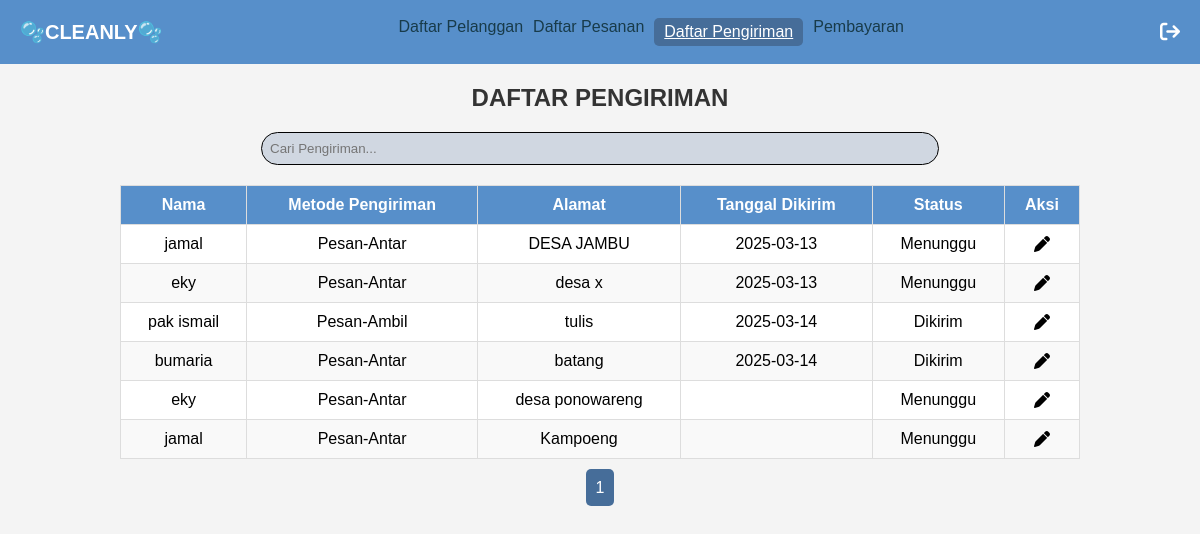
Page /dashboard-admin/daftarPengiriman.php on the committed database.
### tables this page shows
CREATE TABLE `daftar_pengiriman` (
  `id_pengiriman` int(11) NOT NULL,
  `id_user` int(11) DEFAULT NULL,
  `id_pesanan` int(11) DEFAULT NULL,
  `metode_pengiriman` enum('Pesan-Antar','Pesan-Ambil') NOT NULL,
  `alamat` text NOT NULL,
  `tanggal_pengiriman` date DEFAULT NULL,
  `status` enum('Menunggu','Kurir akan datang','Dikirim','Selesai','Dibatalkan') DEFAULT 'Menunggu'
);

CREATE TABLE `users` (
  `id_user` int(11) NOT NULL,
  `username` varchar(50) NOT NULL,
  `password` varchar(255) NOT NULL,
  `no_telp` varchar(15) NOT NULL,
  `role` enum('admin','user') NOT NULL
);

### dashboard-admin/daftarPengiriman.php (the view, shortened to what this page needs)
<?php
include_once('../koneksi.php');
$limit = 10;
$page = isset($_GET['page']) ? $_GET['page'] : 1;
$start = ($page - 1) * $limit;
$get_pengiriman = mysqli_query($koneksi, "SELECT daftar_pengiriman.id_pengiriman, users.username, daftar_pengiriman.metode_pengiriman, daftar_pengiriman.alamat, daftar_pengiriman.tanggal_pengiriman, daftar_pengiriman.status
FROM users
INNER JOIN daftar_pengiriman ON daftar_pengiriman.id_user = users.id_user
LIMIT $start, $limit");
$total_records = mysqli_num_rows(mysqli_query($koneksi, "SELECT * FROM daftar_pengiriman"));
$total_pages = ceil($total_records / $limit);
include 'header.php';
?>
<!DOCTYPE html>
<html lang="en">
<head>
</head>
<body>
    <h2>DAFTAR PENGIRIMAN</h2>
    <div class="search-bar">
        <input type="text" id="search" placeholder="Cari Pengiriman...">
    </div>
    <table>
        <thead>
            <tr>
                <th>Nama</th>
                <th>Metode Pengiriman</th>
                <th>Alamat</th>
                <th>Tanggal Dikirim</th>
                <th>Status</th>
                <th>Aksi</th>
            </tr>
        </thead>
        <tbody>
        <?php while($data = mysqli_fetch_array($get_pengiriman)) { ?>
            <tr data-id="<?php echo $data['id_pengiriman']; ?>">
                <td><?php echo $data['username'];?></td>
                <td><?php echo $data['metode_pengiriman'];?></td>
                <td><?php echo $data['alamat'];?></td>
                <td><?php echo $data['tanggal_pengiriman'];?></td>
                <td><?php echo $data['status'];?></td>
                <td>
                    <div class="updel">
                    <i class="fa-solid fa-pen edit-status" style="cursor: pointer;"></i>
                    </div>
                </td>
            </tr>
        <?php } ?>
        </tbody>
    </table>
    <div class="pagination">
    <?php for ($i = 1; $i <= $total_pages; $i++) { ?>
        <a href="?page=<?php echo $i; ?>" <?php echo ($page == $i) ? 'class="active"' : ''; ?>><?php echo $i; ?></a>
    <?php } ?>
</div>
</body>
</html>

### dashboard-admin/header.php (shortened to what this page needs)
<!DOCTYPE html>
<html lang="en">
<head>
    <link rel="stylesheet" href="../css/style.css?v=<?php echo time();?>">
    <link rel="stylesheet" href="https://cdnjs.cloudflare.com/ajax/libs/font-awesome/6.4.2/css/all.min.css">
</head>
<body>
<header>
    <h1>🫧CLEANLY🫧</h1>
    <nav>
        <a href="daftarPelanggan.php">Daftar Pelanggan</a>
        <a href="daftarPesanan.php">Daftar Pesanan</a>
        <a href="daftarPengiriman.php">Daftar Pengiriman</a>
        <a href="pembayaran.php">Pembayaran</a>
    </nav>
    <a href="../log-out/logout.php" class="logout-icon">
        <i class="fa-solid fa-arrow-right-from-bracket"></i>
    </a>
</header>
</body>
</html>

### css/style.css (style rules this page uses)
body { font-family: Arial, sans-serif; margin: 0; padding: 0; background-color: #f4f4f4; }
header { background-color: #578FCA; color: white; padding: 10px 20px; display: flex; justify-content: space-between; align-items: center; flex-wrap: wrap; }
header h1 { font-size: 20px; text-align: center; margin: 10px 0; }
header nav { display: flex; gap: 10px; flex-wrap: wrap; justify-content: center; }
header nav a { color: #183B4A; text-decoration: none; transition: color 0.3s, text-decoration 0.3s; }
header nav a.active, header nav a:hover { color: white; text-decoration: underline; background-color: #466d99; border-radius: 5px; padding: 5px 10px; }
h2 { text-align: center; margin: 20px 0; color: #333; }
.search-bar { display: flex; justify-content: center; margin: 20px 0; }
.search-bar input { width: 55%; padding: 8px; background-color: #D0D7E1; border: 1px solid black; border-radius: 100px; }
table { width: 80%; margin: 20px auto; border-collapse: collapse; background-color: white; }
table th, table td { border: 1px solid #ddd; padding: 10px; text-align: center; }
table th { background-color: #578FCA; color: white; }
table tr:nth-child(even) { background-color: #f9f9f9; }
.updel { display: flex; justify-content: center; gap: 12px; }
.logout-icon { color: white; font-size: 20px; text-decoration: none; margin-left: 20px; cursor: pointer; }
.pagination { text-align: center; margin: 20px; }
.pagination a { padding: 10px; margin: 0 5px; background-color: #578FCA; color: white; text-decoration: none; border-radius: 5px; }
.pagination a.active { background-color: #466d99; }

### rows in the picture
daftar_pengiriman: id_user.username "jamal", metode_pengiriman "Pesan-Antar", alamat "DESA JAMBU", tanggal_pengiriman "2025-03-13", status "Menunggu"
daftar_pengiriman: id_user.username "eky", metode_pengiriman "Pesan-Antar", alamat "desa x", tanggal_pengiriman "2025-03-13", status "Menunggu"
daftar_pengiriman: id_user.username "pak ismail", metode_pengiriman "Pesan-Ambil", alamat "tulis", tanggal_pengiriman "2025-03-14", status "Dikirim"
daftar_pengiriman: id_user.username "bumaria", metode_pengiriman "Pesan-Antar", alamat "batang", tanggal_pengiriman "2025-03-14", status "Dikirim"
daftar_pengiriman: id_user.username "eky", metode_pengiriman "Pesan-Antar", alamat "desa ponowareng", status "Menunggu"
daftar_pengiriman: id_user.username "jamal", metode_pengiriman "Pesan-Antar", alamat "Kampoeng", status "Menunggu"
